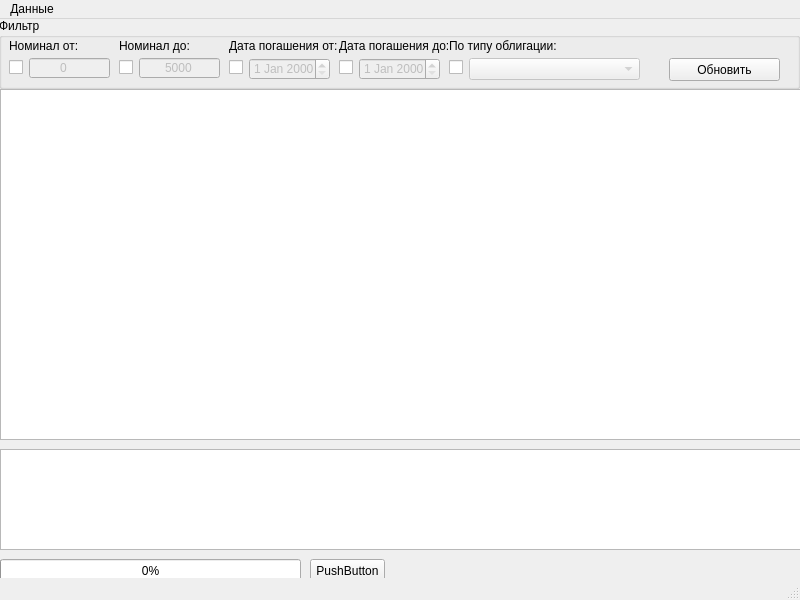
<?xml version="1.0" encoding="UTF-8"?>
<ui version="4.0">
 <class>MainWindow</class>
 <widget class="QMainWindow" name="MainWindow">
  <property name="geometry">
   <rect>
    <x>0</x>
    <y>0</y>
    <width>800</width>
    <height>600</height>
   </rect>
  </property>
  <property name="windowTitle">
   <string>MainWindow</string>
  </property>
  <widget class="QWidget" name="centralwidget">
   <widget class="QPushButton" name="pushButton">
    <property name="geometry">
     <rect>
      <x>310</x>
      <y>540</y>
      <width>75</width>
      <height>23</height>
     </rect>
    </property>
    <property name="text">
     <string>PushButton</string>
    </property>
   </widget>
   <widget class="QTableView" name="tableView">
    <property name="geometry">
     <rect>
      <x>0</x>
      <y>70</y>
      <width>801</width>
      <height>351</height>
     </rect>
    </property>
   </widget>
   <widget class="QTextEdit" name="textEdit">
    <property name="geometry">
     <rect>
      <x>0</x>
      <y>430</y>
      <width>801</width>
      <height>101</height>
     </rect>
    </property>
   </widget>
   <widget class="QGroupBox" name="groupBox">
    <property name="geometry">
     <rect>
      <x>-1</x>
      <y>-1</y>
      <width>801</width>
      <height>71</height>
     </rect>
    </property>
    <property name="title">
     <string>Фильтр</string>
    </property>
    <widget class="QCheckBox" name="checkNominalStart">
     <property name="geometry">
      <rect>
       <x>10</x>
       <y>40</y>
       <width>16</width>
       <height>18</height>
      </rect>
     </property>
     <property name="text">
      <string/>
     </property>
    </widget>
    <widget class="QLabel" name="label">
     <property name="geometry">
      <rect>
       <x>10</x>
       <y>20</y>
       <width>71</width>
       <height>16</height>
      </rect>
     </property>
     <property name="text">
      <string>Номинал от:</string>
     </property>
    </widget>
    <widget class="QLineEdit" name="editNominalStart">
     <property name="enabled">
      <bool>false</bool>
     </property>
     <property name="geometry">
      <rect>
       <x>30</x>
       <y>40</y>
       <width>81</width>
       <height>20</height>
      </rect>
     </property>
     <property name="inputMask">
      <string>9999</string>
     </property>
     <property name="text">
      <string>0</string>
     </property>
     <property name="cursorPosition">
      <number>0</number>
     </property>
     <property name="alignment">
      <set>Qt::AlignCenter</set>
     </property>
    </widget>
    <widget class="QLineEdit" name="editNominalStop">
     <property name="enabled">
      <bool>false</bool>
     </property>
     <property name="geometry">
      <rect>
       <x>140</x>
       <y>40</y>
       <width>81</width>
       <height>20</height>
      </rect>
     </property>
     <property name="inputMask">
      <string>9999</string>
     </property>
     <property name="text">
      <string>5000</string>
     </property>
     <property name="alignment">
      <set>Qt::AlignCenter</set>
     </property>
    </widget>
    <widget class="QLabel" name="label_2">
     <property name="geometry">
      <rect>
       <x>120</x>
       <y>20</y>
       <width>71</width>
       <height>16</height>
      </rect>
     </property>
     <property name="text">
      <string>Номинал до:</string>
     </property>
    </widget>
    <widget class="QCheckBox" name="checkNominalStop">
     <property name="geometry">
      <rect>
       <x>120</x>
       <y>40</y>
       <width>16</width>
       <height>18</height>
      </rect>
     </property>
     <property name="text">
      <string/>
     </property>
    </widget>
    <widget class="QCheckBox" name="checkDateStart">
     <property name="geometry">
      <rect>
       <x>230</x>
       <y>40</y>
       <width>16</width>
       <height>18</height>
      </rect>
     </property>
     <property name="text">
      <string/>
     </property>
    </widget>
    <widget class="QLabel" name="label_3">
     <property name="geometry">
      <rect>
       <x>230</x>
       <y>20</y>
       <width>111</width>
       <height>16</height>
      </rect>
     </property>
     <property name="text">
      <string>Дата погашения от:</string>
     </property>
    </widget>
    <widget class="QDateEdit" name="dateStart">
     <property name="enabled">
      <bool>false</bool>
     </property>
     <property name="geometry">
      <rect>
       <x>250</x>
       <y>40</y>
       <width>81</width>
       <height>22</height>
      </rect>
     </property>
    </widget>
    <widget class="QCheckBox" name="checkDateStop">
     <property name="geometry">
      <rect>
       <x>340</x>
       <y>40</y>
       <width>16</width>
       <height>18</height>
      </rect>
     </property>
     <property name="text">
      <string/>
     </property>
    </widget>
    <widget class="QLabel" name="label_7">
     <property name="geometry">
      <rect>
       <x>340</x>
       <y>20</y>
       <width>111</width>
       <height>16</height>
      </rect>
     </property>
     <property name="text">
      <string>Дата погашения до:</string>
     </property>
    </widget>
    <widget class="QDateEdit" name="dateStop">
     <property name="enabled">
      <bool>false</bool>
     </property>
     <property name="geometry">
      <rect>
       <x>360</x>
       <y>40</y>
       <width>81</width>
       <height>22</height>
      </rect>
     </property>
    </widget>
    <widget class="QLabel" name="label_8">
     <property name="geometry">
      <rect>
       <x>450</x>
       <y>20</y>
       <width>111</width>
       <height>16</height>
      </rect>
     </property>
     <property name="text">
      <string>По типу облигации:</string>
     </property>
    </widget>
    <widget class="QCheckBox" name="checkBoxTypeBONDS">
     <property name="geometry">
      <rect>
       <x>450</x>
       <y>40</y>
       <width>16</width>
       <height>18</height>
      </rect>
     </property>
     <property name="text">
      <string/>
     </property>
    </widget>
    <widget class="QComboBox" name="comboBoxTypeBONDS">
     <property name="enabled">
      <bool>false</bool>
     </property>
     <property name="geometry">
      <rect>
       <x>470</x>
       <y>40</y>
       <width>171</width>
       <height>22</height>
      </rect>
     </property>
    </widget>
    <widget class="QPushButton" name="buttonUpdate">
     <property name="geometry">
      <rect>
       <x>670</x>
       <y>40</y>
       <width>111</width>
       <height>23</height>
      </rect>
     </property>
     <property name="text">
      <string>Обновить</string>
     </property>
    </widget>
   </widget>
   <widget class="QProgressBar" name="progressBar">
    <property name="geometry">
     <rect>
      <x>0</x>
      <y>540</y>
      <width>301</width>
      <height>23</height>
     </rect>
    </property>
    <property name="value">
     <number>0</number>
    </property>
    <property name="textVisible">
     <bool>true</bool>
    </property>
   </widget>
   <zorder>progressBar</zorder>
   <zorder>pushButton</zorder>
   <zorder>tableView</zorder>
   <zorder>textEdit</zorder>
   <zorder>groupBox</zorder>
  </widget>
  <widget class="QMenuBar" name="menubar">
   <property name="geometry">
    <rect>
     <x>0</x>
     <y>0</y>
     <width>800</width>
     <height>18</height>
    </rect>
   </property>
   <widget class="QMenu" name="menu">
    <property name="title">
     <string>Данные</string>
    </property>
    <addaction name="menuLoadFile"/>
    <addaction name="menuSaveFile"/>
    <addaction name="separator"/>
    <addaction name="menuLoadOfMOEX"/>
    <addaction name="separator"/>
    <addaction name="menuExit"/>
   </widget>
   <addaction name="menu"/>
  </widget>
  <widget class="QStatusBar" name="statusbar"/>
  <action name="menuLoadFile">
   <property name="text">
    <string>Загрузить из файла</string>
   </property>
  </action>
  <action name="menuSaveFile">
   <property name="text">
    <string>Сохранить в файл</string>
   </property>
  </action>
  <action name="menuLoadOfMOEX">
   <property name="text">
    <string>Загрузить с ММВБ</string>
   </property>
  </action>
  <action name="menuExit">
   <property name="text">
    <string>Выход</string>
   </property>
  </action>
 </widget>
 <resources/>
 <connections>
  <connection>
   <sender>menuExit</sender>
   <signal>triggered()</signal>
   <receiver>MainWindow</receiver>
   <slot>close()</slot>
   <hints>
    <hint type="sourcelabel">
     <x>-1</x>
     <y>-1</y>
    </hint>
    <hint type="destinationlabel">
     <x>399</x>
     <y>299</y>
    </hint>
   </hints>
  </connection>
 </connections>
</ui>
